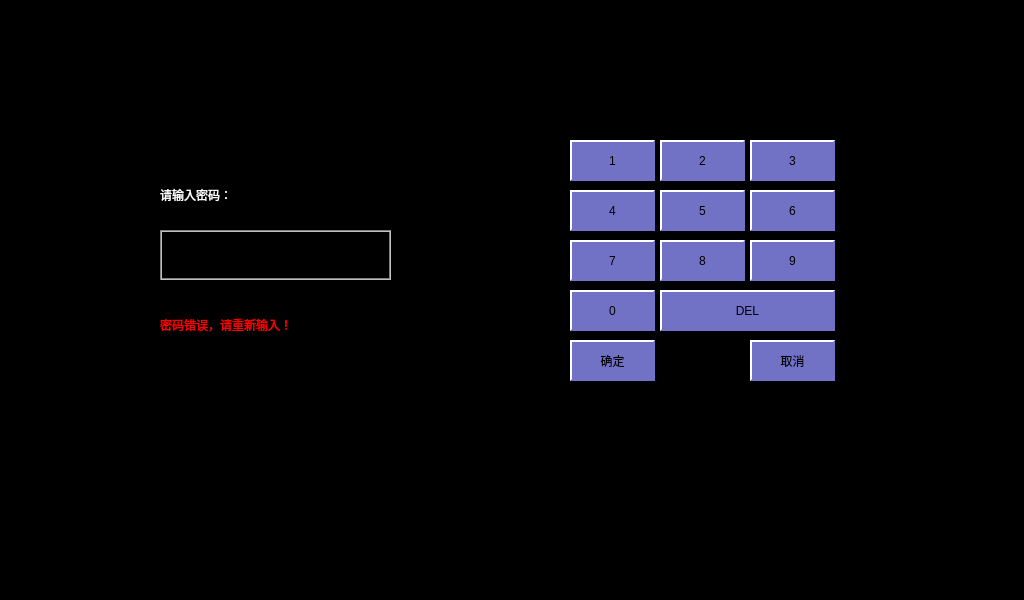
<?xml version="1.0" encoding="UTF-8"?>
<ui version="4.0">
 <class>TroubleShootingLogin</class>
 <widget class="QWidget" name="TroubleShootingLogin">
  <property name="geometry">
   <rect>
    <x>0</x>
    <y>0</y>
    <width>1024</width>
    <height>600</height>
   </rect>
  </property>
  <property name="windowTitle">
   <string>Form</string>
  </property>
  <property name="styleSheet">
   <string notr="true">QLabel
{
	color: white;
	border: 2px groove, gray;
    border-color: gray;
	font: 20px, &quot;SimHei&quot;;
}

QWidget
{
	background-color: black;
}

QPushButton
{
	font: 18px, &quot;微软雅黑&quot;;
    color: black;
	background-color: rgb(113, 113, 198);
	border:2px solid white; 
    border-right-color: rgb(113, 113, 198); 
    border-bottom-color: rgb(113, 113, 198);
}

QPushButton:pressed
{
	font: 18px, &quot;微软雅黑&quot;;
    color: white;
	background-color: rgb(0, 0, 255); 
	border:2px solid white; 
	border-left-color: qlineargradient(x1: 0, y1: 0, x2: 1, y2: 0, 
                        stop: 0 gray, stop: 1 black); 			border-top-color: qlineargradient(x1: 0, y1: 0, x2: 0, 										y2: 1, stop: 0 gray, stop: 1 black);
  border-right-color: white; border-bottom-color: white;
}</string>
  </property>
  <widget class="QPushButton" name="btn1">
   <property name="geometry">
    <rect>
     <x>570</x>
     <y>140</y>
     <width>85</width>
     <height>41</height>
    </rect>
   </property>
   <property name="styleSheet">
    <string notr="true"/>
   </property>
   <property name="text">
    <string>1</string>
   </property>
  </widget>
  <widget class="QPushButton" name="btn2">
   <property name="geometry">
    <rect>
     <x>660</x>
     <y>140</y>
     <width>85</width>
     <height>41</height>
    </rect>
   </property>
   <property name="styleSheet">
    <string notr="true"/>
   </property>
   <property name="text">
    <string>2</string>
   </property>
  </widget>
  <widget class="QPushButton" name="btn3">
   <property name="geometry">
    <rect>
     <x>750</x>
     <y>140</y>
     <width>85</width>
     <height>41</height>
    </rect>
   </property>
   <property name="styleSheet">
    <string notr="true"/>
   </property>
   <property name="text">
    <string>3</string>
   </property>
  </widget>
  <widget class="QPushButton" name="btn4">
   <property name="geometry">
    <rect>
     <x>570</x>
     <y>190</y>
     <width>85</width>
     <height>41</height>
    </rect>
   </property>
   <property name="styleSheet">
    <string notr="true"/>
   </property>
   <property name="text">
    <string>4</string>
   </property>
  </widget>
  <widget class="QPushButton" name="btn5">
   <property name="geometry">
    <rect>
     <x>660</x>
     <y>190</y>
     <width>85</width>
     <height>41</height>
    </rect>
   </property>
   <property name="styleSheet">
    <string notr="true"/>
   </property>
   <property name="text">
    <string>5</string>
   </property>
  </widget>
  <widget class="QPushButton" name="btn6">
   <property name="geometry">
    <rect>
     <x>750</x>
     <y>190</y>
     <width>85</width>
     <height>41</height>
    </rect>
   </property>
   <property name="styleSheet">
    <string notr="true"/>
   </property>
   <property name="text">
    <string>6</string>
   </property>
  </widget>
  <widget class="QPushButton" name="btn7">
   <property name="geometry">
    <rect>
     <x>570</x>
     <y>240</y>
     <width>85</width>
     <height>41</height>
    </rect>
   </property>
   <property name="styleSheet">
    <string notr="true"/>
   </property>
   <property name="text">
    <string>7</string>
   </property>
  </widget>
  <widget class="QPushButton" name="btn8">
   <property name="geometry">
    <rect>
     <x>660</x>
     <y>240</y>
     <width>85</width>
     <height>41</height>
    </rect>
   </property>
   <property name="styleSheet">
    <string notr="true"/>
   </property>
   <property name="text">
    <string>8</string>
   </property>
  </widget>
  <widget class="QPushButton" name="btn9">
   <property name="geometry">
    <rect>
     <x>750</x>
     <y>240</y>
     <width>85</width>
     <height>41</height>
    </rect>
   </property>
   <property name="styleSheet">
    <string notr="true"/>
   </property>
   <property name="text">
    <string>9</string>
   </property>
  </widget>
  <widget class="QPushButton" name="btn0">
   <property name="geometry">
    <rect>
     <x>570</x>
     <y>290</y>
     <width>85</width>
     <height>41</height>
    </rect>
   </property>
   <property name="styleSheet">
    <string notr="true"/>
   </property>
   <property name="text">
    <string>0</string>
   </property>
  </widget>
  <widget class="QPushButton" name="btnDel">
   <property name="geometry">
    <rect>
     <x>660</x>
     <y>290</y>
     <width>175</width>
     <height>41</height>
    </rect>
   </property>
   <property name="styleSheet">
    <string notr="true"/>
   </property>
   <property name="text">
    <string>DEL</string>
   </property>
  </widget>
  <widget class="QPushButton" name="btnConfirm">
   <property name="geometry">
    <rect>
     <x>570</x>
     <y>340</y>
     <width>85</width>
     <height>41</height>
    </rect>
   </property>
   <property name="styleSheet">
    <string notr="true"/>
   </property>
   <property name="text">
    <string>确定</string>
   </property>
  </widget>
  <widget class="QPushButton" name="btnCancel">
   <property name="geometry">
    <rect>
     <x>750</x>
     <y>340</y>
     <width>85</width>
     <height>41</height>
    </rect>
   </property>
   <property name="styleSheet">
    <string notr="true"/>
   </property>
   <property name="text">
    <string>取消</string>
   </property>
  </widget>
  <widget class="QLabel" name="lblPassword">
   <property name="geometry">
    <rect>
     <x>160</x>
     <y>230</y>
     <width>231</width>
     <height>50</height>
    </rect>
   </property>
   <property name="text">
    <string/>
   </property>
   <property name="alignment">
    <set>Qt::AlignCenter</set>
   </property>
  </widget>
  <widget class="QLabel" name="label_2">
   <property name="geometry">
    <rect>
     <x>160</x>
     <y>170</y>
     <width>231</width>
     <height>50</height>
    </rect>
   </property>
   <property name="styleSheet">
    <string notr="true">border: 0px;</string>
   </property>
   <property name="text">
    <string>请输入密码：</string>
   </property>
   <property name="alignment">
    <set>Qt::AlignLeading|Qt::AlignLeft|Qt::AlignVCenter</set>
   </property>
  </widget>
  <widget class="QLabel" name="lblPasswordWrong">
   <property name="geometry">
    <rect>
     <x>160</x>
     <y>300</y>
     <width>231</width>
     <height>50</height>
    </rect>
   </property>
   <property name="styleSheet">
    <string notr="true">border: 0px;
color: red;</string>
   </property>
   <property name="text">
    <string>密码错误，请重新输入！</string>
   </property>
   <property name="alignment">
    <set>Qt::AlignLeading|Qt::AlignLeft|Qt::AlignVCenter</set>
   </property>
  </widget>
 </widget>
 <resources/>
 <connections/>
</ui>
